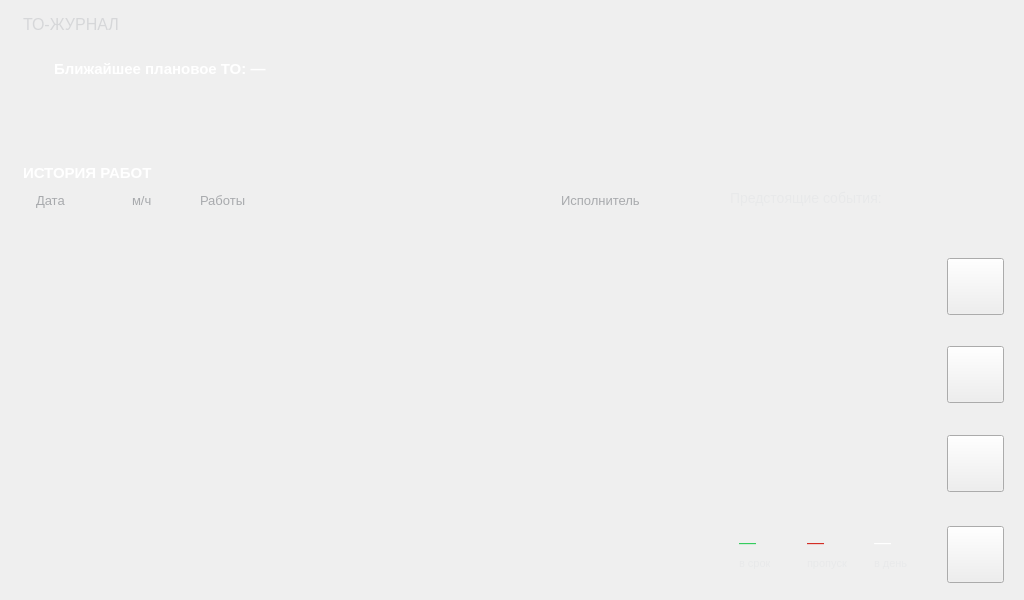
<?xml version="1.0" encoding="UTF-8"?>
<!-- Журнал ТО — форма экрана (1024×600, координаты по макетам Ивана). Версия 02, 2026-09-29. Qt 5.15. Изменения от 01: шрифт Manrope (встроен в модуль) во всех стилях. -->
<ui version="4.0">
 <class>ServiceTOJournalForm</class>
 <widget class="QWidget" name="ServiceTOJournalForm">
  <property name="geometry"><rect><x>0</x><y>0</y><width>1024</width><height>600</height></rect></property>
  <property name="windowTitle"><string>ТО-журнал</string></property>
  <property name="styleSheet"><string>QWidget#ServiceTOJournalForm { background:#0d1117; }
QStackedWidget, QWidget#page_journal, QWidget#page_perform, QWidget#page_procs { background:transparent; }
QLabel { background:transparent; color:#e8e9ea; }
QFrame[panel="true"] { background:#15191f; border-radius:10px; }
QFrame[sep="true"] { background:#0d1117; border:none; }
QFrame[hline="true"] { background:#34373c; border:none; }
QFrame[accent="true"] { background:#f0a500; border-radius:2px; }
QPushButton[pill="true"] { background:#1d2127; color:#ffffff; border:none; border-radius:26px; }
QPushButton[pill="true"]:pressed { background:#2a3037; }
QPushButton#pushButton_delete, QPushButton#pushButton_save { background:#15191f; color:#ffffff; border:none; font-family: "Manrope"; font-weight: bold; font-size: 15px; }
QPushButton#pushButton_delete { border-bottom-left-radius:10px; }
QPushButton#pushButton_save { border-bottom-right-radius:10px; }
QPushButton#pushButton_delete:pressed, QPushButton#pushButton_save:pressed { background:#1d2127; }
QScrollArea { background:transparent; border:none; }
QScrollArea &gt; QWidget &gt; QWidget { background:transparent; }
QScrollBar:vertical { background:transparent; width:4px; margin:0; }
QScrollBar::handle:vertical { background:#34373c; border-radius:2px; min-height:40px; }
QScrollBar::add-line:vertical, QScrollBar::sub-line:vertical { height:0; }
QScrollBar::add-page:vertical, QScrollBar::sub-page:vertical { background:none; }
QComboBox#comboBox_to { background:#15191f; color:#ffffff; font-family: "Manrope"; font-weight: bold; font-size: 15px; border:2px solid #34373c; border-radius:26px; padding-left:20px; }
QComboBox#comboBox_to::drop-down { width:48px; border:none; }
QComboBox#comboBox_to::down-arrow { image:url(:/Images/settings/toJournal/combo_arrow.png); width:19px; height:11px; }
QComboBox#comboBox_to QAbstractItemView { background:#1d2127; color:#ffffff; font-family: "Manrope"; font-weight: bold; font-size: 15px; border:2px solid #34373c; selection-background-color:#2a3037; outline:0; }
QLineEdit#lineEdit_executor { background:#1d2127; color:#ffffff; font-family: "Manrope"; font-size: 14px; border:1px solid transparent; border-radius:26px; padding:0 22px; }
QLineEdit#lineEdit_executor[error="true"] { border:1px solid #d2281f; }
QLineEdit#lineEdit_name { background:transparent; color:#ffffff; font-family: "Manrope"; font-weight: bold; font-size: 15px; border:none; padding:0; }
QPushButton#pushButton_intervalDown { border-image:url(:/Images/settings/toJournal/btn_left.png); }
QPushButton#pushButton_intervalDown:pressed { border-image:url(:/Images/settings/toJournal/btn_left_pressed.png); }
QPushButton#pushButton_intervalUp { border-image:url(:/Images/settings/toJournal/btn_right.png); }
QPushButton#pushButton_intervalUp:pressed { border-image:url(:/Images/settings/toJournal/btn_right_pressed.png); }
QPushButton#pushButton_addWork { border-image:url(:/Images/settings/toJournal/btn_add.png); }
QPushButton#pushButton_addWork:pressed { border-image:url(:/Images/settings/toJournal/btn_add_pressed.png); }
QPushButton#pushButton_exit { border-image:url(:/Images/settings/toJournal/btn_exit.png); }
QPushButton#pushButton_exit:pressed { border-image:url(:/Images/settings/toJournal/btn_exit_pressed.png); }
</string></property>
  <widget class="QStackedWidget" name="stackedWidget"><property name="geometry"><rect><x>0</x><y>0</y><width>940</width><height>600</height></rect></property><property name="currentIndex"><number>0</number></property><widget class="QWidget" name="page_journal"><property name="geometry"><rect><x>0</x><y>0</y><width>940</width><height>600</height></rect></property><widget class="QFrame" name="frame_banner"><property name="geometry"><rect><x>19</x><y>49</y><width>912</width><height>95</height></rect></property><property name="panel" stdset="0"><bool>true</bool></property><widget class="QFrame" name="frame_bannerBar"><property name="geometry"><rect><x>5</x><y>4</y><width>5</width><height>87</height></rect></property><property name="accent" stdset="0"><bool>true</bool></property></widget><widget class="QLabel" name="label_nextTitle"><property name="geometry"><rect><x>35</x><y>9</y><width>340</width><height>22</height></rect></property><property name="text"><string>Ближайшее плановое ТО: —</string></property><property name="styleSheet"><string>font-family: "Manrope"; font-weight: bold; font-size: 15px; color:#ffffff;</string></property></widget><widget class="QLabel" name="label_nextLeft"><property name="geometry"><rect><x>35</x><y>32</y><width>340</width><height>22</height></rect></property><property name="text"><string></string></property><property name="styleSheet"><string>font-family: "Manrope"; font-weight: bold; font-size: 15px; color:#f0a500;</string></property></widget><widget class="QWidget" name="widget_nextWorks"><property name="geometry"><rect><x>375</x><y>10</y><width>530</width><height>78</height></rect></property></widget></widget><widget class="QLabel" name="label_historyTitle"><property name="geometry"><rect><x>23</x><y>162</y><width>145</width><height>22</height></rect></property><property name="text"><string>ИСТОРИЯ РАБОТ</string></property><property name="styleSheet"><string>font-family: "Manrope"; font-weight: bold; font-size: 15px; color:#ffffff;</string></property></widget><widget class="QFrame" name="frame_historyLine"><property name="geometry"><rect><x>172</x><y>172</y><width>183</width><height>1</height></rect></property><property name="hline" stdset="0"><bool>true</bool></property></widget><widget class="ToJ::DotLabel" name="dotLabel_legend0"><property name="geometry"><rect><x>369</x><y>161</y><width>70</width><height>22</height></rect></property></widget><widget class="ToJ::DotLabel" name="dotLabel_legend1"><property name="geometry"><rect><x>443</x><y>161</y><width>120</width><height>22</height></rect></property></widget><widget class="ToJ::DotLabel" name="dotLabel_legend2"><property name="geometry"><rect><x>568</x><y>161</y><width>70</width><height>22</height></rect></property></widget><widget class="ToJ::DotLabel" name="dotLabel_legend3"><property name="geometry"><rect><x>642</x><y>161</y><width>75</width><height>22</height></rect></property></widget><widget class="QLabel" name="label_colDate"><property name="geometry"><rect><x>36</x><y>191</y><width>60</width><height>18</height></rect></property><property name="text"><string>Дата</string></property><property name="styleSheet"><string>font-family: "Manrope"; font-size: 13px; color:#a8aaad;</string></property></widget><widget class="QLabel" name="label_colHours"><property name="geometry"><rect><x>132</x><y>191</y><width>40</width><height>18</height></rect></property><property name="text"><string>м/ч</string></property><property name="styleSheet"><string>font-family: "Manrope"; font-size: 13px; color:#a8aaad;</string></property></widget><widget class="QLabel" name="label_colWorks"><property name="geometry"><rect><x>200</x><y>191</y><width>80</width><height>18</height></rect></property><property name="text"><string>Работы</string></property><property name="styleSheet"><string>font-family: "Manrope"; font-size: 13px; color:#a8aaad;</string></property></widget><widget class="QLabel" name="label_colExec"><property name="geometry"><rect><x>561</x><y>191</y><width>130</width><height>18</height></rect></property><property name="text"><string>Исполнитель</string></property><property name="styleSheet"><string>font-family: "Manrope"; font-size: 13px; color:#a8aaad;</string></property></widget><widget class="QFrame" name="frame_history"><property name="geometry"><rect><x>19</x><y>217</y><width>686</width><height>363</height></rect></property><property name="panel" stdset="0"><bool>true</bool></property></widget><widget class="QScrollArea" name="scrollArea_history"><property name="geometry"><rect><x>19</x><y>217</y><width>686</width><height>363</height></rect></property><property name="widgetResizable"><bool>true</bool></property><property name="horizontalScrollBarPolicy"><enum>Qt::ScrollBarAlwaysOff</enum></property><property name="frameShape"><enum>QFrame::NoFrame</enum></property><widget class="QWidget" name="scrollArea_historyContents"><property name="geometry"><rect><x>0</x><y>0</y><width>686</width><height>363</height></rect></property></widget></widget><widget class="QLabel" name="label_eventsTitle"><property name="geometry"><rect><x>730</x><y>188</y><width>195</width><height>20</height></rect></property><property name="text"><string>Предстоящие события:</string></property><property name="styleSheet"><string>font-family: "Manrope"; font-size: 14px; color:#e8e9ea;</string></property></widget><widget class="ToJ::EventCard" name="eventCard_1"><property name="geometry"><rect><x>729</x><y>217</y><width>198</width><height>67</height></rect></property></widget><widget class="ToJ::EventCard" name="eventCard_2"><property name="geometry"><rect><x>729</x><y>293</y><width>198</width><height>67</height></rect></property></widget><widget class="ToJ::EventCard" name="eventCard_3"><property name="geometry"><rect><x>729</x><y>369</y><width>198</width><height>67</height></rect></property></widget><widget class="ToJ::EventCard" name="eventCard_4"><property name="geometry"><rect><x>729</x><y>445</y><width>198</width><height>67</height></rect></property></widget><widget class="QFrame" name="frame_statInTime"><property name="geometry"><rect><x>729</x><y>524</y><width>63</width><height>57</height></rect></property><property name="panel" stdset="0"><bool>true</bool></property><widget class="QLabel" name="label_statInTime"><property name="geometry"><rect><x>10</x><y>7</y><width>52</width><height>22</height></rect></property><property name="text"><string>—</string></property><property name="styleSheet"><string>font-family: "Manrope"; font-size: 17px; color:#2fcb59;</string></property></widget><widget class="QLabel" name="label_statInTimeCaption"><property name="geometry"><rect><x>10</x><y>31</y><width>52</width><height>16</height></rect></property><property name="text"><string>в срок</string></property><property name="styleSheet"><string>font-family: "Manrope"; font-size: 11px; color:#e8e9ea;</string></property></widget></widget><widget class="QFrame" name="frame_statMissed"><property name="geometry"><rect><x>797</x><y>524</y><width>63</width><height>57</height></rect></property><property name="panel" stdset="0"><bool>true</bool></property><widget class="QLabel" name="label_statMissed"><property name="geometry"><rect><x>10</x><y>7</y><width>52</width><height>22</height></rect></property><property name="text"><string>—</string></property><property name="styleSheet"><string>font-family: "Manrope"; font-size: 17px; color:#d2281f;</string></property></widget><widget class="QLabel" name="label_statMissedCaption"><property name="geometry"><rect><x>10</x><y>31</y><width>52</width><height>16</height></rect></property><property name="text"><string>пропуск</string></property><property name="styleSheet"><string>font-family: "Manrope"; font-size: 11px; color:#e8e9ea;</string></property></widget></widget><widget class="QFrame" name="frame_statRate"><property name="geometry"><rect><x>864</x><y>524</y><width>63</width><height>57</height></rect></property><property name="panel" stdset="0"><bool>true</bool></property><widget class="QLabel" name="label_statRate"><property name="geometry"><rect><x>10</x><y>7</y><width>52</width><height>22</height></rect></property><property name="text"><string>—</string></property><property name="styleSheet"><string>font-family: "Manrope"; font-size: 17px; color:#ffffff;</string></property><property name="textFormat"><enum>Qt::RichText</enum></property></widget><widget class="QLabel" name="label_statRateCaption"><property name="geometry"><rect><x>10</x><y>31</y><width>52</width><height>16</height></rect></property><property name="text"><string>в день</string></property><property name="styleSheet"><string>font-family: "Manrope"; font-size: 11px; color:#e8e9ea;</string></property></widget></widget></widget><widget class="QWidget" name="page_perform"><property name="geometry"><rect><x>0</x><y>0</y><width>940</width><height>600</height></rect></property><widget class="QLabel" name="label_selectTitle"><property name="geometry"><rect><x>25</x><y>53</y><width>200</width><height>22</height></rect></property><property name="text"><string>ВЫБОР  ТО</string></property><property name="styleSheet"><string>font-family: "Manrope"; font-weight: bold; font-size: 15px; color:#ffffff;</string></property></widget><widget class="QLabel" name="label_checkTitle"><property name="geometry"><rect><x>330</x><y>57</y><width>400</width><height>22</height></rect></property><property name="text"><string>РАБОТЫ - Отметьте выполненные</string></property><property name="styleSheet"><string>font-family: "Manrope"; font-weight: bold; font-size: 15px; color:#ffffff;</string></property></widget><widget class="QFrame" name="frame_performLeft"><property name="geometry"><rect><x>23</x><y>80</y><width>296</width><height>503</height></rect></property><property name="panel" stdset="0"><bool>true</bool></property></widget><widget class="QFrame" name="frame_performLeftSep1"><property name="geometry"><rect><x>23</x><y>162</y><width>296</width><height>2</height></rect></property><property name="sep" stdset="0"><bool>true</bool></property></widget><widget class="QFrame" name="frame_performLeftSep2"><property name="geometry"><rect><x>23</x><y>403</y><width>296</width><height>2</height></rect></property><property name="sep" stdset="0"><bool>true</bool></property></widget><widget class="QComboBox" name="comboBox_to"><property name="geometry"><rect><x>45</x><y>94</y><width>249</width><height>53</height></rect></property><property name="focusPolicy"><enum>Qt::NoFocus</enum></property></widget><widget class="QLabel" name="label_extraTitle"><property name="geometry"><rect><x>50</x><y>177</y><width>260</width><height>18</height></rect></property><property name="text"><string>ДОПОЛНИТЕЛЬНЫЕ РАБОТЫ</string></property><property name="styleSheet"><string>font-family: "Manrope"; font-size: 14px; color:#d6d7d9;</string></property></widget><widget class="QScrollArea" name="scrollArea_extra"><property name="geometry"><rect><x>24</x><y>200</y><width>294</width><height>201</height></rect></property><property name="widgetResizable"><bool>true</bool></property><property name="horizontalScrollBarPolicy"><enum>Qt::ScrollBarAlwaysOff</enum></property><property name="frameShape"><enum>QFrame::NoFrame</enum></property><widget class="QWidget" name="scrollArea_extraContents"><property name="geometry"><rect><x>0</x><y>0</y><width>294</width><height>201</height></rect></property></widget></widget><widget class="QLabel" name="label_executorTitle"><property name="geometry"><rect><x>50</x><y>420</y><width>260</width><height>18</height></rect></property><property name="text"><string>ОРГАНИЗАЦИЯ-ИСПОЛНИТЕЛЬ</string></property><property name="styleSheet"><string>font-family: "Manrope"; font-size: 14px; color:#d6d7d9;</string></property></widget><widget class="QLineEdit" name="lineEdit_executor"><property name="geometry"><rect><x>45</x><y>447</y><width>249</width><height>53</height></rect></property><property name="placeholderText"><string>...введите название</string></property><property name="maxLength"><number>80</number></property><property name="alignment"><set>Qt::AlignLeft|Qt::AlignVCenter</set></property></widget><widget class="QPushButton" name="pushButton_perform"><property name="geometry"><rect><x>45</x><y>516</y><width>249</width><height>53</height></rect></property><property name="text"><string>ПРОВЕСТИ ТО</string></property><property name="focusPolicy"><enum>Qt::NoFocus</enum></property><property name="pill" stdset="0"><bool>true</bool></property><property name="styleSheet"><string>font-family: "Manrope"; font-weight: bold; font-size: 14px;</string></property></widget><widget class="QFrame" name="frame_performRight"><property name="geometry"><rect><x>329</x><y>80</y><width>595</width><height>503</height></rect></property><property name="panel" stdset="0"><bool>true</bool></property></widget><widget class="QFrame" name="frame_performRightSep"><property name="geometry"><rect><x>329</x><y>162</y><width>595</width><height>2</height></rect></property><property name="sep" stdset="0"><bool>true</bool></property></widget><widget class="QPushButton" name="pushButton_checkAll"><property name="geometry"><rect><x>351</x><y>94</y><width>162</width><height>53</height></rect></property><property name="text"><string>ОТМЕТИТЬ ВСЕ</string></property><property name="focusPolicy"><enum>Qt::NoFocus</enum></property><property name="pill" stdset="0"><bool>true</bool></property><property name="styleSheet"><string>font-family: "Manrope"; font-size: 14px;</string></property></widget><widget class="QScrollArea" name="scrollArea_checklist"><property name="geometry"><rect><x>330</x><y>164</y><width>593</width><height>418</height></rect></property><property name="widgetResizable"><bool>true</bool></property><property name="horizontalScrollBarPolicy"><enum>Qt::ScrollBarAlwaysOff</enum></property><property name="frameShape"><enum>QFrame::NoFrame</enum></property><widget class="QWidget" name="scrollArea_checklistContents"><property name="geometry"><rect><x>0</x><y>0</y><width>593</width><height>418</height></rect></property></widget></widget></widget><widget class="QWidget" name="page_procs"><property name="geometry"><rect><x>0</x><y>0</y><width>940</width><height>600</height></rect></property><widget class="QLabel" name="label_procsTitle"><property name="geometry"><rect><x>25</x><y>53</y><width>200</width><height>22</height></rect></property><property name="text"><string>ПРОЦЕДУРЫ ТО</string></property><property name="styleSheet"><string>font-family: "Manrope"; font-size: 15px; color:#d6d7d9;</string></property></widget><widget class="QLabel" name="label_nameTitle"><property name="geometry"><rect><x>330</x><y>55</y><width>300</width><height>22</height></rect></property><property name="text"><string>НАЗВАНИЕ ПРОЦЕДУРЫ</string></property><property name="styleSheet"><string>font-family: "Manrope"; font-size: 15px; color:#d6d7d9;</string></property></widget><widget class="QFrame" name="frame_procsLeft"><property name="geometry"><rect><x>23</x><y>80</y><width>296</width><height>503</height></rect></property><property name="panel" stdset="0"><bool>true</bool></property></widget><widget class="QPushButton" name="pushButton_create"><property name="geometry"><rect><x>45</x><y>94</y><width>249</width><height>53</height></rect></property><property name="text"><string>СОЗДАТЬ</string></property><property name="focusPolicy"><enum>Qt::NoFocus</enum></property><property name="pill" stdset="0"><bool>true</bool></property><property name="styleSheet"><string>font-family: "Manrope"; font-weight: bold; font-size: 14px;</string></property></widget><widget class="QFrame" name="frame_procsLeftSep"><property name="geometry"><rect><x>23</x><y>162</y><width>296</width><height>2</height></rect></property><property name="sep" stdset="0"><bool>true</bool></property></widget><widget class="QScrollArea" name="scrollArea_procs"><property name="geometry"><rect><x>23</x><y>164</y><width>296</width><height>415</height></rect></property><property name="widgetResizable"><bool>true</bool></property><property name="horizontalScrollBarPolicy"><enum>Qt::ScrollBarAlwaysOff</enum></property><property name="frameShape"><enum>QFrame::NoFrame</enum></property><widget class="QWidget" name="scrollArea_procsContents"><property name="geometry"><rect><x>0</x><y>0</y><width>296</width><height>415</height></rect></property></widget></widget><widget class="QFrame" name="frame_procsRight"><property name="geometry"><rect><x>329</x><y>80</y><width>595</width><height>503</height></rect></property><property name="panel" stdset="0"><bool>true</bool></property></widget><widget class="QFrame" name="frame_procsRightSep1"><property name="geometry"><rect><x>329</x><y>161</y><width>595</width><height>4</height></rect></property><property name="sep" stdset="0"><bool>true</bool></property></widget><widget class="QFrame" name="frame_procsRightSep2"><property name="geometry"><rect><x>329</x><y>511</y><width>595</width><height>4</height></rect></property><property name="sep" stdset="0"><bool>true</bool></property></widget><widget class="QFrame" name="frame_procsRightSep3"><property name="geometry"><rect><x>617</x><y>511</y><width>4</width><height>72</height></rect></property><property name="sep" stdset="0"><bool>true</bool></property></widget><widget class="QLineEdit" name="lineEdit_name"><property name="geometry"><rect><x>355</x><y>108</y><width>540</width><height>26</height></rect></property><property name="placeholderText"><string>...введите название</string></property><property name="maxLength"><number>40</number></property></widget><widget class="QLabel" name="label_intervalTitle"><property name="geometry"><rect><x>356</x><y>178</y><width>400</width><height>20</height></rect></property><property name="text"><string>ИНТЕРВАЛ МОТОЧАСОВ ( шаг 25 м/ч )</string></property><property name="styleSheet"><string>font-family: "Manrope"; font-size: 14px; color:#d6d7d9;</string></property></widget><widget class="QPushButton" name="pushButton_intervalDown"><property name="geometry"><rect><x>354</x><y>215</y><width>43</width><height>43</height></rect></property><property name="text"><string></string></property><property name="focusPolicy"><enum>Qt::NoFocus</enum></property></widget><widget class="QLabel" name="label_interval"><property name="geometry"><rect><x>398</x><y>215</y><width>99</width><height>43</height></rect></property><property name="text"><string></string></property><property name="styleSheet"><string></string></property><property name="alignment"><set>Qt::AlignCenter</set></property><property name="textFormat"><enum>Qt::RichText</enum></property></widget><widget class="QPushButton" name="pushButton_intervalUp"><property name="geometry"><rect><x>498</x><y>215</y><width>43</width><height>43</height></rect></property><property name="text"><string></string></property><property name="focusPolicy"><enum>Qt::NoFocus</enum></property></widget><widget class="QLabel" name="label_compositionTitle"><property name="geometry"><rect><x>356</x><y>286</y><width>200</width><height>20</height></rect></property><property name="text"><string>СОСТАВ РАБОТ</string></property><property name="styleSheet"><string>font-family: "Manrope"; font-size: 14px; color:#d6d7d9;</string></property></widget><widget class="QPushButton" name="pushButton_addWork"><property name="geometry"><rect><x>858</x><y>281</y><width>37</width><height>37</height></rect></property><property name="text"><string></string></property><property name="focusPolicy"><enum>Qt::NoFocus</enum></property></widget><widget class="QScrollArea" name="scrollArea_works"><property name="geometry"><rect><x>330</x><y>322</y><width>590</width><height>187</height></rect></property><property name="widgetResizable"><bool>true</bool></property><property name="horizontalScrollBarPolicy"><enum>Qt::ScrollBarAlwaysOff</enum></property><property name="frameShape"><enum>QFrame::NoFrame</enum></property><widget class="QWidget" name="scrollArea_worksContents"><property name="geometry"><rect><x>0</x><y>0</y><width>590</width><height>187</height></rect></property></widget></widget><widget class="QPushButton" name="pushButton_delete"><property name="geometry"><rect><x>329</x><y>515</y><width>288</width><height>68</height></rect></property><property name="text"><string>УДАЛИТЬ</string></property><property name="focusPolicy"><enum>Qt::NoFocus</enum></property></widget><widget class="QPushButton" name="pushButton_save"><property name="geometry"><rect><x>621</x><y>515</y><width>303</width><height>68</height></rect></property><property name="text"><string>СОХРАНИТЬ</string></property><property name="focusPolicy"><enum>Qt::NoFocus</enum></property></widget></widget></widget><widget class="QLabel" name="label_title"><property name="geometry"><rect><x>23</x><y>12</y><width>600</width><height>26</height></rect></property><property name="text"><string>ТО-ЖУРНАЛ</string></property><property name="styleSheet"><string>font-family: "Manrope"; font-size: 16px; color:#d6d7d9;</string></property><property name="textFormat"><enum>Qt::RichText</enum></property></widget><widget class="QLabel" name="label_hours"><property name="geometry"><rect><x>500</x><y>12</y><width>308</width><height>26</height></rect></property><property name="text"><string></string></property><property name="styleSheet"><string>font-family: "Manrope"; font-size: 16px; color:#d6d7d9;</string></property><property name="alignment"><set>Qt::AlignRight|Qt::AlignVCenter</set></property><property name="textFormat"><enum>Qt::RichText</enum></property></widget><widget class="QLabel" name="label_date"><property name="geometry"><rect><x>812</x><y>12</y><width>112</width><height>26</height></rect></property><property name="text"><string></string></property><property name="styleSheet"><string>font-family: "Manrope"; font-size: 16px; color:#d6d7d9;</string></property><property name="alignment"><set>Qt::AlignRight|Qt::AlignVCenter</set></property></widget><widget class="QPushButton" name="pushButton_settings"><property name="geometry"><rect><x>947</x><y>258</y><width>57</width><height>57</height></rect></property><property name="text"><string></string></property><property name="focusPolicy"><enum>Qt::NoFocus</enum></property></widget><widget class="QPushButton" name="pushButton_to"><property name="geometry"><rect><x>947</x><y>346</y><width>57</width><height>57</height></rect></property><property name="text"><string></string></property><property name="focusPolicy"><enum>Qt::NoFocus</enum></property></widget><widget class="QPushButton" name="pushButton_journal"><property name="geometry"><rect><x>947</x><y>435</y><width>57</width><height>57</height></rect></property><property name="text"><string></string></property><property name="focusPolicy"><enum>Qt::NoFocus</enum></property></widget><widget class="QPushButton" name="pushButton_exit"><property name="geometry"><rect><x>947</x><y>526</y><width>57</width><height>57</height></rect></property><property name="text"><string></string></property><property name="focusPolicy"><enum>Qt::NoFocus</enum></property></widget>
 </widget>
 <customwidgets>
  <customwidget><class>ToJ::DotLabel</class><extends>QWidget</extends><header>settings/toJournal/tojournalwidgets.h</header></customwidget>
  <customwidget><class>ToJ::EventCard</class><extends>QWidget</extends><header>settings/toJournal/tojournalwidgets.h</header></customwidget>
 </customwidgets>
 <resources/>
 <connections/>
</ui>
